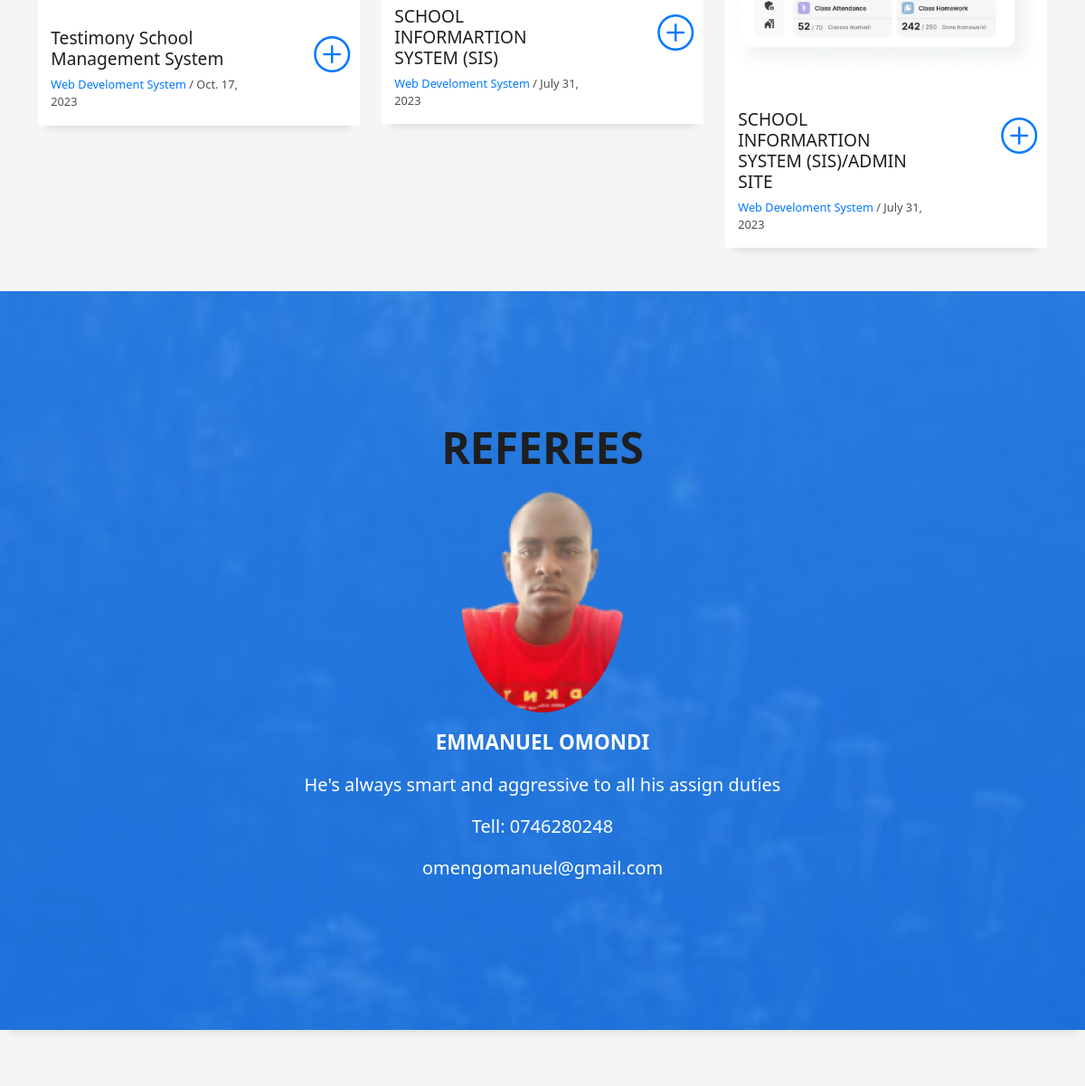
The app's page / (middle part), older data.
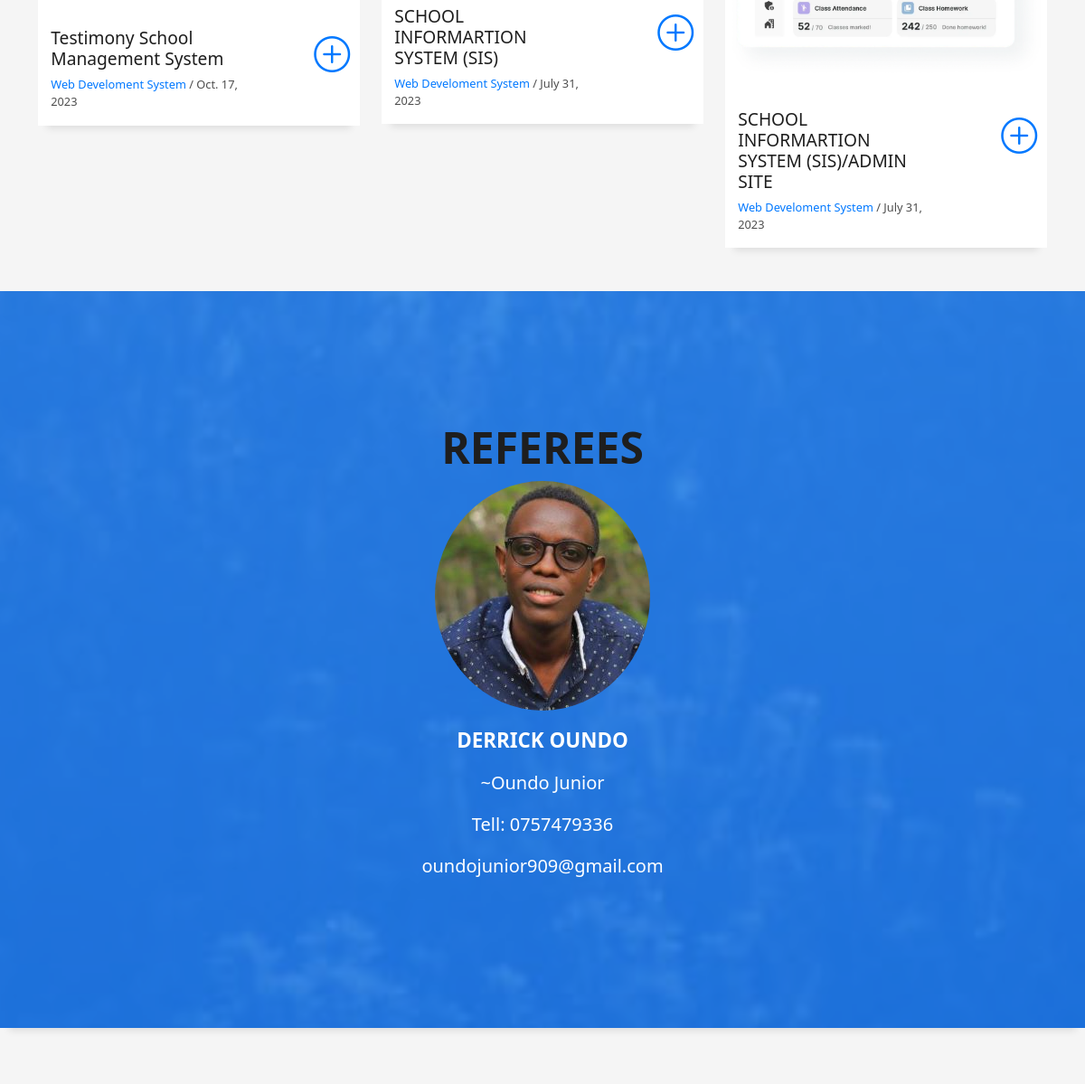
The same page, newer data.
### resume/models.py (models this page shows, shortened)
class project(models.Model):
    Project_Photo = models.ImageField(upload_to='uploads/projects', default='uploads/projects/photo.jpg')
    Project_Name = models.CharField(max_length=100, null=False, blank=False, default='project name')
    Project_Type = models.CharField(max_length=100, null=False, blank=False, default='project type')
    Date_Uploaded = models.DateField(default=now())

class home(models.Model):
    my_image = models.ImageField(upload_to="uploads/image")
    work_completed = models.IntegerField(default=0)
    Years_of_Experience = models.IntegerField(default=0)
    Total_Clients = models.IntegerField(default=0)
    Award_Won = models.IntegerField(default=0)

class referees(models.Model):
    Name = models.CharField(max_length=100)
    Brief_Message = models.CharField(max_length=300)
    Phone = models.IntegerField()
    Email = models.EmailField()
    Referee_Photo = models.ImageField(upload_to="uploads/referees", default="uploads/referees/pic.jpg")

### resume/views.py (the view)
# urls.py: path('', views.index, name="index"),
def index(request):
    homes = home.objects.all()
    proj = project.objects.all()
    ref = referees.objects.all()
    return render(request, 'index.html', {'navbar': 'index', 'homes': homes, 'proj': proj, 'ref': ref})

### resume/templates/index.html (shortened to what this page needs)
{% extends 'layout.html' %}
{% load static %}
{% block body %}
  <main id="main">
{% for x in homes %}
    <section id="work" class="portfolio-mf sect-pt4 route">
      <div class="container">
          <div class="row">{% for y in proj %}
          <div class="col-md-4">
            <div class="work-box">
              <a href="/media/{{ y.Project_Photo }}" data-gallery="portfolioGallery" class="portfolio-lightbox">
                <div class="work-img">
                  <img src="/media/{{ y.Project_Photo }}" alt="" class="img-fluid">
                </div>
              </a>
              <div class="work-content">
                <div class="row">
                  <div class="col-sm-8">
                    <h2 class="w-title">{{ y.Project_Name }}</h2>
                    <div class="w-more">
                      <span class="w-ctegory">{{ y.Project_Type }}</span> / <span class="w-date">{{ y.Date_Uploaded }}</span>
                    </div>
                  </div>
                  <div class="col-sm-4">
                    <div class="w-like">
                      <a href="/workdetails"> <span class="bi bi-plus-circle"></span></a>
                    </div>
                  </div>
                </div>
              </div>
            </div>
          </div>{% endfor %}
        </div>
      </div>
    </section>
    <div class="testimonials paralax-mf bg-image" style="background-image: url({% static 'img/overlay-bg.jpg' %})">
      <div class="container">
        <div class="row">
          <div class="col-md-12">
            <div class="testimonials-slider swiper" data-aos="fade-up" data-aos-delay="100">
              <div class="swiper-wrapper">
{% for w in ref %}
                <div class="swiper-slide">
                  <div class="testimonial-box">
                    <div class="author-test">
                         <h3 class="title-a">Referees</h3>
                      <img src="/media/{{ w.Referee_Photo }}" alt="" class="rounded-circle b-shadow-a">
                      <span class="author">{{ w.Name}}</span>
                    </div>
                    <div class="content-test">
                      <p class="description lead">
                       {{ w.Brief_Message }}
                      </p>
                         <p class="description lead">
                        Tell: 0{{ w.Phone }}
                      </p>
                        <p class="description lead">
                        {{ w.Email }}
                      </p>
                    </div>
                  </div>
                </div>
    {% endfor %}
              </div>
            </div>
          </div>
        </div>
      </div>
    </div>
  </main>
{% endfor %}
</body>
</html>
{% endblock %}

### resume/templates/layout.html (shortened to what this page needs)
{% load static %}
<!DOCTYPE html>
<html lang="en">
<head>
  <link href="{% static 'vendor/bootstrap/css/bootstrap.min.css' %}" rel="stylesheet">
  <link href="{% static 'vendor/bootstrap-icons/bootstrap-icons.css' %}" rel="stylesheet">
  <link href="{% static 'vendor/glightbox/css/glightbox.min.css' %}" rel="stylesheet">
  <link href="{% static 'vendor/swiper/swiper-bundle.min.css' %}" rel="stylesheet">
  <link href="{% static 'css/style.css' %}" rel="stylesheet">
</head>
<body>
{% block body %}
{% endblock %}

### resume/static/css/style.css (style rules this page uses)
body { background-color: #f5f5f5; color: #4e4e4e; }
h1, h2, h3, h4, h5, h6 { color: #1e1e1e; }
a { color: #1e1e1e; text-decoration: none; transition: all 0.5s ease-in-out; }
.box-shadow, .card-blog, .work-box, .service-box, .paralax-mf { box-shadow: 0 13px 8px -10px rgba(0, 0, 0, 0.1); }
.bg-image { background-repeat: no-repeat; background-attachment: fixed; background-size: cover; background-position: center center; }
.paralax-mf { position: relative; padding: 8rem 0; }
.sect-pt4 { padding-top: 4rem; }
.title-a { text-decoration: none; font-size: 3rem; font-weight: bold; text-transform: uppercase; }
.work-box { margin-bottom: 3rem; -webkit-backface-visibility: hidden; backface-visibility: hidden; background-color: #fff; }
.work-img { display: block; overflow: hidden; }
.work-img img { transition: all 1s; }
.work-content { padding: 2rem 3% 1rem 4%; }
.work-content .w-more { color: #4e4e4e; font-size: 0.8rem; }
.work-content .w-more .w-ctegory { color: #0078ff; }
.work-content .w-like { font-size: 2.5rem; color: #0078ff; float: right; }
.work-content .w-like a { color: #0078ff; }
.w-title { font-size: 1.2rem; }
.testimonial-box { color: #fff; text-align: center; }
.testimonial-box .author-test { margin-top: 1rem; }
.testimonial-box .author-test img { margin: 0 auto; }
.testimonial-box .author { color: #fff; text-transform: uppercase; font-weight: 600; margin: 1rem 0; display: block; font-size: 1.4rem; }
@media (min-width: 768px) { .testimonial-box .description { padding: 0 5rem; } }
@media (min-width: 992px) { .testimonial-box .description { padding: 0 8rem; } }
@media (min-width: 1200px) { .testimonial-box .description { padding: 0 13rem; } }

Row changes from the older to the newer data that the page shows:
removed referees: Referee_Photo (picture), Name "EMMANUEL OMONDI", Brief_Message "He's always smart and aggressive to all his assign duties", Phone "746280248", Email "omengomanuel@gmail.com"
added referees: Referee_Photo (picture), Name "DERRICK OUNDO", Brief_Message "~Oundo Junior", Phone "757479336", Email "oundojunior909@gmail.com"
